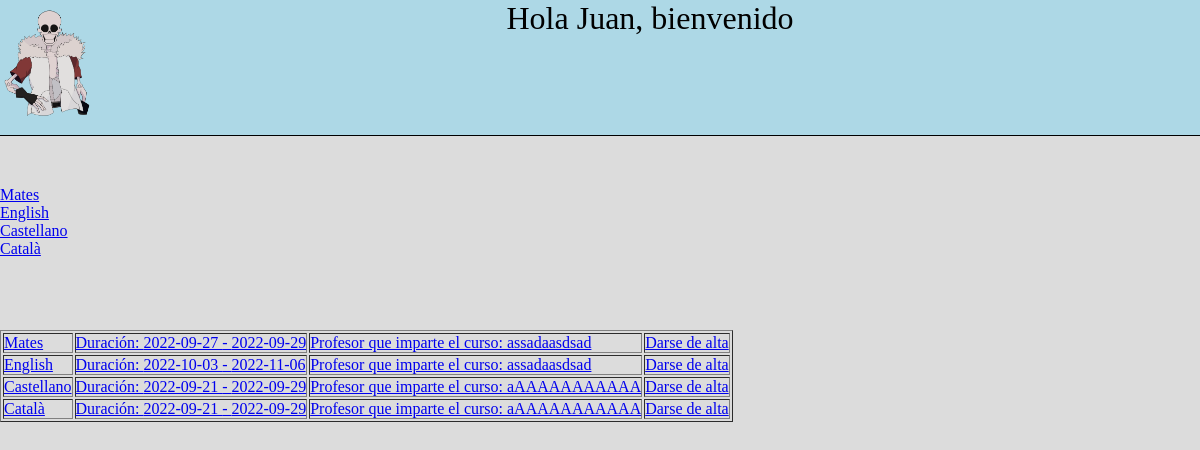
/cursos.php (signed in), run on the app's committed database.
### tables this page shows
CREATE TABLE `cursos` (
  `Codi` int(11) NOT NULL,
  `Nom` text NOT NULL,
  `Descripcion` text NOT NULL,
  `Hores` int(11) NOT NULL,
  `Data_inici` date NOT NULL,
  `Data_final` date NOT NULL,
  `Dni_Profesores` varchar(9) NOT NULL,
  `activo` int(11) NOT NULL DEFAULT 1
);

CREATE TABLE `profesores` (
  `DNI` varchar(9) NOT NULL,
  `Nom` text NOT NULL,
  `Cognoms` text NOT NULL,
  `Password` varchar(50) NOT NULL,
  `Titol` text NOT NULL,
  `Foto` varchar(100) NOT NULL,
  `activo` tinyint(1) NOT NULL DEFAULT 1
);

### cursos.php (the view, shortened to what this page needs)
<!DOCTYPE html>
<html lang="en">
    <head>
        <link href="index.css" rel="stylesheet" type="text/css">
    </head>
    <body>
        <header>
            <div class="div">
                <img src="skeletonoc-h22b8kbm.png" alt="Logo">
                <?php
                if(!isset($_SESSION['rol'])){
                    ?>
                        <a href="SignInAdmin.php">Inicar Sessión como administrador</a><br>
                        <a href="SignIn.php">Inicar Sessión</a><br>
                        <a href="SignUp.php">Registrarse</a><br>
                        <div class="">No has iniciado sessión</div>
                    <?php
                }else{
                    ?>
                    <div class="inicioSession">Hola <?php echo($_SESSION['NombreHeader'])  ?>, bienvenido</div>
                    <?php
                }
                ?>
            </div>
        </header>
        <?php
            if(isset($_SESSION['rol'])){
                    ?>
                    <?php
                echo "<table border>";
                if($_SESSION['rol']=='alumno'){
                    $email= $_SESSION['email'];
                    $connection= connection();
                    $sql= "SELECT * FROM cursos";
                    if($result= mysqli_query($connection, $sql)){
                        while($row= $result->fetch_assoc()){
                            $llista[]= $row;
                        }
                        foreach($llista as $clave => $valor){
                            echo "<a href='cursos.php'>".$valor['Nom']."</a><br>";
                        }
                    }if(!isset($llista)){
                        echo "<META HTTP-EQUIV='REFRESH' CONTENT='0;URL=AdminCurso.php'>";
                    }
                    ?>
                    <div>
                        <?php
                        $sql1= "SELECT cursos.* FROM cursos";
                        $sql2= "SELECT profesores.Nom, cursos.Codi FROM profesores INNER JOIN cursos ON cursos.Dni_Profesores=profesores.DNI";
                        if($result2= mysqli_query($connection, $sql2)){
                            while($row2= $result2->fetch_assoc()){
                                $llista2[]= $row2;
                            }
                        }
                        if($result1= mysqli_query($connection, $sql1)){
                            while($row1= $result1->fetch_assoc()){
                                $llista1[]= $row1;
                            }
                        }if(!isset($llista1)){
                            echo "<br>NO estás inscrito en ningún curso";
                        }else{
                            foreach($llista1 as $clave1 => $valor1){
                                echo "<tr>";
                                echo "<td><a href='cursos.php'>".$valor1['Nom']."</a></td>";
                                echo "<td><a href='cursos.php'>Duración: ".$valor1['Data_inici']." - ".$valor1['Data_final']."</a></td>";
                                foreach($llista2 as $clave2 => $valor2){
                                    if($valor1['Codi']==$valor2['Codi']){
                                        echo "<td><a href='cursos.php'>Profesor que imparte el curso: ".$valor2['Nom']."</a></td>";
                                    }
                                }
                                $codigo= $valor1['Codi'];
                                $sql3= "SELECT cursos.Nom, matriculas.activo FROM cursos INNER JOIN matriculas ON cursos.Codi=matriculas.Codi INNER JOIN Alumnos ON matriculas.Email_Alumnos=Alumnos.Email WHERE matriculas.Email_Alumnos LIKE '$email' AND matriculas.Codi LIKE '$codigo'";
                                if($result3= mysqli_query($connection, $sql3)){
                                    while($row3= $result3->fetch_assoc()){
                                        $llista3[]= $row3;
                                    }
                                }if(isset($llista3) && isset($llista3[$valor1['Codi']]) && $llista3[$valor1['Codi']]['activo']==1){
                                    $id= 'no';
                                    echo "<br><td><a href='Matricularse.php?id=".$id."&email=".$email."&valor=".$valor1['Codi']."'>Darse de baja</a></td>";
                                }else{
                                    $id= 'si';
                                    echo "<br><td><a href='Matricularse.php?id=".$id."&email=".$email."&valor=".$valor1['Codi']."'>Darse de alta</a></td>";
                                }
                                echo "</tr>";
                            }
                        }
                    echo "</table>";
                        ?>
                    <?php
                }
                    ?>
                    <?php
            }
        ?>
    </body>
</html>

### index.css (style rules this page uses)
* { background-color: #dcdcdc; margin: 0; padding: 0; }
div.div { display: flex; padding-bottom: 10px; border-bottom: 1px solid black; margin-bottom: 50px; background-color: lightblue; }
.inicioSession { font-size:xx-large; background-color: lightblue; margin: 0px auto; }
img { width: 100px; height: 125px; background-color: lightblue; }

### data on the page
cursos: Nom "Mates", Data_inici "2022-09-27", Data_final "2022-09-29", Dni_Profesores.Nom "assadaasdsad"
cursos: Nom "English", Data_inici "2022-10-03", Data_final "2022-11-06", Dni_Profesores.Nom "assadaasdsad"
cursos: Nom "Castellano", Data_inici "2022-09-21", Data_final "2022-09-29", Dni_Profesores.Nom "aAAAAAAAAAAA"
cursos: Nom "Català", Data_inici "2022-09-21", Data_final "2022-09-29", Dni_Profesores.Nom "aAAAAAAAAAAA"

### other printed values
$_SESSION['NombreHeader'] "Juan"
